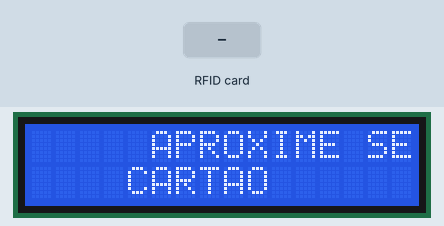
Simulated run of this sketch. Board: Arduino Uno, built with avr-gcc and run on an emulated ATmega328P. Parts: 16×2 character LCD. Inputs (shaded band) come from the test bench. What the sketch prints to the serial monitor is not drawn.

Above: at 1.3 s.
1.4 s: RFID card 52 57 3A 1A held to the reader
At 2.6 s:
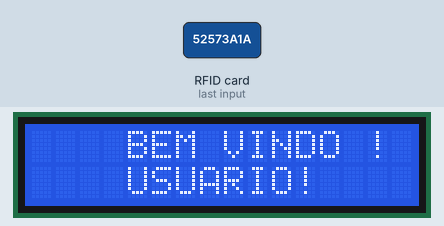
2.9 s: RFID card CB 99 CD 15 held to the reader
At 5.8 s:
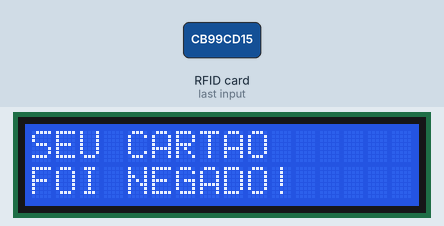
Timing chart, 0 to 7.3 s (numbered marks = the images above; inputs shaded):
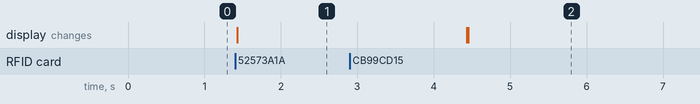

Measured:
- after the input at 1.4 s, the display: changes at once (image 1)
- after the input at 2.9 s, the display: first differs from a run without the input after 1.6 s (image 2)

The sketch:

Codigo_CicloSafe.ino
```cpp
//Programa : RFID - Controle de Acesso
//Autor : Projeto Ciclosafe.

#include <SPI.h>
#include <MFRC522.h>
#include <LiquidCrystal.h>

#define SS_PIN 10
#define RST_PIN 9
MFRC522 mfrc522(SS_PIN, RST_PIN);

LiquidCrystal lcd(7, 6, 5, 4, 3, 2);

char st[20];

void setup()
{
  Serial.begin(9600);   // Inicia a serial
  SPI.begin();      // Inicia  SPI bus
  mfrc522.PCD_Init();   // Inicia MFRC522
  Serial.println("Aproxime seu cartao ou chaveiro para que a leitura seja efetuada!...");
  Serial.println();
  //Define o número de colunas e linhas do LCD:
  lcd.begin(16, 2);
  mensageminicial();
}

 void mensageminicial()
 {
  lcd.clear();
  lcd.setCursor(4,0);
  lcd.print (" APROXIME SEU ");
  lcd.setCursor(4,1);
  lcd.print ("CARTAO");
 }
void loop()
{
  // Procura por novos cartões
  if ( ! mfrc522.PICC_IsNewCardPresent()){
    return;
  }
  // Seleciona um dos cartões
  if ( ! mfrc522.PICC_ReadCardSerial()){
    return;
  }
  //Mostra UID na serial
  Serial.print("52 57 3A 1A :");
  String conteudo= "";
  byte letra;
  for (byte i = 0; i < mfrc522.uid.size; i++)
  {
     Serial.print(mfrc522.uid.uidByte[i] < 0x10 ? " 0" : " ");
     Serial.print(mfrc522.uid.uidByte[i], HEX);
     conteudo.concat(String(mfrc522.uid.uidByte[i] < 0x10 ? " 0" : " "));
     conteudo.concat(String(mfrc522.uid.uidByte[i], HEX));
  }
  Serial.println();
  Serial.print("Mensagem : ");
  conteudo.toUpperCase();
  if (conteudo.substring(1) == "52 57 3A 1A") //UID 1 - Chaveiro
  {
    Serial.println("SEJA BEM VINDO AO CICLOSAFE, SR USUARIO!");
    Serial.println();
    lcd.clear();
    lcd.setCursor(4,0);
    lcd.print("BEM VINDO !");
    lcd.setCursor(4,1);
    lcd.print("USUARIO!");
    delay(3000);
    mensageminicial();
  }

  if (conteudo.substring(1) == "CB 99 CD 15") //UID 2 - Cartao
  {
    Serial.println("ACESSO NEGADO, TENTE NOVAMENTE!");
    Serial.println();
    lcd.clear();
    lcd.setCursor(0,0);
    lcd.print("SEU CARTAO ");
    lcd.setCursor(0,1);
    lcd.print("FOI NEGADO!");
    delay(3000);
    mensageminicial();
  }
}
```
